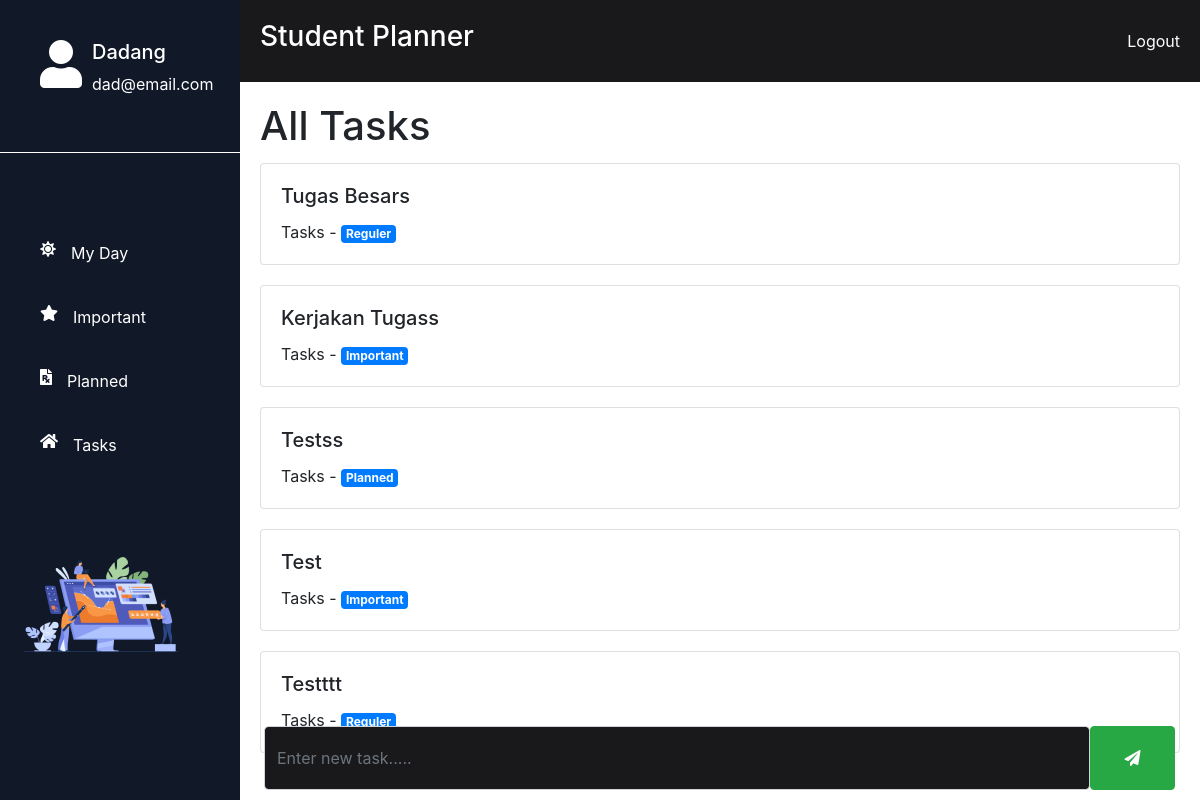
The page /tasks.php (signed in) on the database its author committed.
### tables this page shows
CREATE TABLE `todo` (
  `id_todo` int(5) NOT NULL,
  `id_user` int(5) NOT NULL,
  `task` varchar(255) NOT NULL,
  `tanggal_task` date NOT NULL,
  `label` varchar(255) NOT NULL DEFAULT 'reguler'
);

### tasks.php (the view, shortened to what this page needs)
<?php
include('./config/koneksi.php');
$id_user = $_SESSION['id_user'];
?>
<!DOCTYPE html>
<html lang="en">
<head>
    <?php include('templates/head.php') ?>
    <link rel="stylesheet" href="./assets/css/new.css" />
</head>
<body>
    <div class="wrapper">
        <?php include('templates/sidebar.php') ?>
        <div class="right">
            <?php include('templates/topbar.php') ?>
            <div class="content">
                <div class="content-wrapper">
                    <div class="date">
                        <h1>All Tasks</h1>
                    </div>
                    <div class="tasks">
                        <?php
                        $sqlTodo = "select * from todo where id_user=$id_user";
                        $res = mysqli_query($conn, $sqlTodo);
                        while ($row = mysqli_fetch_assoc($res)) {
                        ?>
                            <div class="card">
                                <div class="card-body">
                                    <h5 class="card-title"><?= $row['task'] ?></h5>
                                    <p class="card-text">Tasks - <span class="badge badge-primary"><?= ucfirst($row['label']) ?></span></p>
                                </div>
                            </div>
                        <?php } ?>
                    </div>
                    <form action="#" method="post" id="taskForm">
                        <div class="input-task">
                            <input id="todoInput" type="text" class="form-control" placeholder="Enter new task....." name="task">
                            <button class="btn btn-success btn-send" style="width: 10%"><i class="fas fa-paper-plane    "></i></button>
                        </div>
                    </form>
                </div>
            </div>
        </div>
    </div>
</body>
</html>

### templates/head.php (shortened to what this page needs)
<link rel="stylesheet" href="../assets/css/font-awesome.css" />
<link rel="stylesheet" href="https://cdn.jsdelivr.net/npm/bootstrap@4.0.0/dist/css/bootstrap.min.css"
>
<link rel="stylesheet" href="https://cdnjs.cloudflare.com/ajax/libs/font-awesome/5.9.0/css/all.min.css"
 />

### templates/sidebar.php
<div class="sidebar">
    <div class="header">
        <div class="icon">
            <i class="fas fa-user fa-3x    "></i>
        </div>
        <div class="account">
            <h5><?php echo $_SESSION['user_nama'] ?></h5>
            <p> <?php echo $_SESSION['user_email'] ?></p>
        </div>
    </div>
    <div class="main my-5">
        <a href="index.php" class="list-item">
            <div class="list-item">
                <i class="fas fa-sun    "></i>
                <span class="description">My Day</span>
            </div>
        </a>
        <a href="important.php" class="list-item">
            <div class="list-item" href="#">
                <i class="fas fa-star    "></i>
                <span class="description">Important</span>
            </div>
        </a>
        <a href="planned.php" class="list-item">
            <div class="list-item" href="#">
                <i class="fas fa-file-prescription    "></i>
                <span class="description">Planned</span>
            </div>
        </a>
        <a href="tasks.php" class="list-item">
            <div class="list-item" href="#">
                <i class="fas fa-home    "></i>
                <span class="description">Tasks</span>
            </div>
        </a>
    </div>
    <div class="footer">
        <div class="illustration">
            <img src="./assets/images/Illustration.png" alt="" />
        </div>
    </div>
</div>

### templates/topbar.php
<div class="navbar">
    <h3 style="color: white;">Student Planner</h3>
    <div class="navbar-menu">
        <a href="./logout.php">Logout</a>
    </div>
</div>

### assets/css/new.css (style rules this page uses)
* { box-sizing: border-box; }
.wrapper { display: flex; flex-direction: row; }
.sidebar { width: 20%; }
.right { width: 80%; display: flex; flex-direction: column; position: relative; left: 20%; }
.navbar { display: flex; height: 20%; background: #19191c; padding: 20px; justify-content: space-between; }
.navbar-menu { height: 100%; display: flex; align-items: center; justify-content: space-around; gap: 30px; }
.navbar-menu a { color: white; }
.sidebar { height: 100%; background-color: #111827; position: fixed; }
.sidebar .header { display: flex; gap: 10px; padding: 40px; color: white !important; border-bottom: 1px solid white; }
.sidebar .main { display: flex; flex-direction: column; gap: 20px; padding: 30px; }
.sidebar .footer { display: flex; justify-content: center; padding-bottom: 30px; }
.sidebar .main .list-item { color: white; }
.sidebar .main .list-item div { display: flex; gap: 5px; color: white; padding: 10px; }
.sidebar .main .list-item div span { margin-left: 10px; }
.content { padding: 20px; }
.content-wrapper { display: flex; flex-direction: column; gap: 5px; justify-content: space-between; height: 100%; }
.date { height: 30%; }
.tasks { height: 300px; display: flex; flex-direction: column; gap: 10px; }
.input-task { height: 8%; position: fixed; right: 25px; left: 22%; bottom: 10px; display: flex; }
.input-task input { width: 100%; background-color: #19191c; color: white; padding-top: 10px; padding-bottom: 10px; }

### rows shown on the page
todo: task "Tugas Besars", label "Reguler"
todo: task "Kerjakan Tugass", label "Important"
todo: task "Testss", label "Planned"
todo: task "Test", label "Important"
todo: task "Testttt", label "Reguler"

### other values the page prints
$_SESSION['user_nama'] "Dadang"
$_SESSION['user_email'] "dad@email.com"
